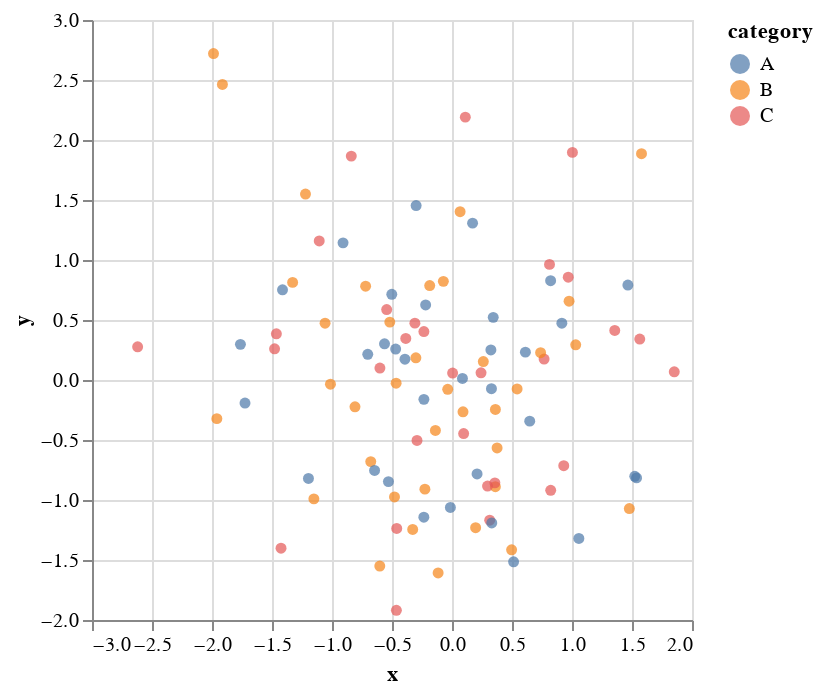

Source (notebook cell):
### Markdown cell above
## Part 2: Interactive Features

altair makes interactivity effortless with built-in methods.

### Basic Interactivity

### Code cell
# Interactive scatter plot with zoom and pan
interactive_chart = alt.Chart(data).mark_circle().encode(
    x='x:Q',
    y='y:Q', 
    color='category:N',
    tooltip=['x', 'y', 'category', 'value']
).interactive()

interactive_chart

### Figure 1 — Vega-Lite specification as saved in the notebook (floating-point values rounded to 4 significant figures)
{"config": {"view": {"continuousWidth": 300, "continuousHeight": 300}}, "data": {"name": "data-3f135e37e5dc61ca039f0f01b2917013"}, "mark": {"type": "circle"}, "encoding": {"color": {"field": "category", "type": "nominal"}, "tooltip": [{"field": "x", "type": "quantitative"}, {"field": "y", "type": "quantitative"}, {"field": "category", "type": "nominal"}, {"field": "value", "type": "quantitative"}], "x": {"field": "x", "type": "quantitative"}, "y": {"field": "y", "type": "quantitative"}}, "params": [{"name": "param_19", "select": {"type": "interval", "encodings": ["x", "y"]}, "bind": "scales"}], "$schema": "https://vega.github.io/schema/vega-lite/v5.20.1.json", "datasets": {"data-3f135e37e5dc61ca039f0f01b2917013": [{"x": 0.4967, "y": -1.415, "category": "B", "size": 20.81, "value": 83.7}, {"x": -0.1383, "y": -0.4206, "category": "B", "size": 40.77, "value": 86.69}, {"x": 0.6477, "y": -0.3427, "category": "A", "size": 18.26, "value": 83.85}, {"x": 1.523, "y": -0.8023, "category": "A", "size": 18.47, "value": 42.61}, {"x": -0.2342, "y": -0.1613, "category": "A", "size": 38.03, "value": 22.26}, {"x": -0.2341, "y": 0.4041, "category": "C", "size": 98.16, "value": 39.67}, {"x": 1.579, "y": 1.886, "category": "B", "size": 25.78, "value": 89.19}, {"x": 0.7674, "y": 0.1746, "category": "C", "size": 11.54, "value": 14.66}, {"x": -0.4695, "y": 0.2576, "category": "A", "size": 78.7, "value": 51.33}, {"x": 0.5426, "y": -0.07445, "category": "B", "size": 82.62, "value": 23.32}, {"x": -0.4634, "y": -1.919, "category": "C", "size": 41.17, "value": 58.13}, {"x": -0.4657, "y": -0.02651, "category": "B", "size": 51.82, "value": 86.31}, {"x": 0.242, "y": 0.06023, "category": "C", "size": 68.48, "value": 88.04}, {"x": -1.913, "y": 2.463, "category": "B", "size": 14.33, "value": 23.67}, {"x": -1.725, "y": -0.1924, "category": "A", "size": 95.42, "value": 90.77}, {"x": -0.5623, "y": 0.3015, "category": "A", "size": 89.8, "value": 59.19}, {"x": -1.013, "y": -0.03471, "category": "B", "size": 33.48, "value": 35.02}, {"x": 0.3142, "y": -1.169, "category": "C", "size": 11.38, "value": 70.82}, {"x": -0.908, "y": 1.143, "category": "A", "size": 94.01, "value": 48.17}, {"x": -1.412, "y": 0.7519, "category": "A", "size": 55.09, "value": 37.8}, {"x": 1.466, "y": 0.791, "category": "A", "size": 58.54, "value": 70.51}, {"x": -0.2258, "y": -0.9094, "category": "B", "size": 71.56, "value": 24.87}, {"x": 0.06753, "y": 1.403, "category": "B", "size": 65.43, "value": 33.03}, {"x": -1.425, "y": -1.402, "category": "C", "size": 94.95, "value": 43.45}, {"x": -0.5444, "y": 0.5869, "category": "C", "size": 94.98, "value": 25.37}, {"x": 0.1109, "y": 2.19, "category": "C", "size": 88.05, "value": 40.52}, {"x": -1.151, "y": -0.9905, "category": "B", "size": 67.28, "value": 57.15}, {"x": 0.3757, "y": -0.5663, "category": "B", "size": 82.09, "value": 74.1}, {"x": -0.6006, "y": 0.09965, "category": "C", "size": 70.95, "value": 76.72}, {"x": -0.2917, "y": -0.5035, "category": "C", "size": 61.6, "value": 82.28}, {"x": -0.6017, "y": -1.551, "category": "B", "size": 21.57, "value": 74.42}, {"x": 1.852, "y": 0.06856, "category": "C", "size": 83.01, "value": 68.1}, {"x": -0.0135, "y": -1.062, "category": "A", "size": 83.86, "value": 23.75}, {"x": -1.058, "y": 0.4736, "category": "B", "size": 66.33, "value": 40.02}, {"x": 0.8225, "y": -0.9194, "category": "C", "size": 83.84, "value": 47.77}, {"x": -1.221, "y": 1.55, "category": "B", "size": 68.63, "value": 8.289}, {"x": 0.2089, "y": -0.7833, "category": "A", "size": 28.6, "value": 52.84}, {"x": -1.96, "y": -0.3221, "category": "B", "size": 34.66, "value": 43.63}, {"x": -1.328, "y": 0.8135, "category": "B", "size": 29.31, "value": 80.21}, {"x": 0.1969, "y": -1.231, "category": "B", "size": 43.95, "value": 97.79}, {"x": 0.7385, "y": 0.2275, "category": "B", "size": 13.51, "value": 55.6}, {"x": 0.1714, "y": 1.307, "category": "A", "size": 65.64, "value": 32.27}, {"x": -0.1156, "y": -1.607, "category": "B", "size": 40.29, "value": 4.34}, {"x": -0.3011, "y": 0.1846, "category": "B", "size": 69.02, "value": 92.46}, {"x": -1.479, "y": 0.2599, "category": "C", "size": 44.69, "value": 91.91}, {"x": -0.7198, "y": 0.7818, "category": "B", "size": 71.35, "value": 25.3}, {"x": -0.4606, "y": -1.237, "category": "C", "size": 40.66, "value": 69.54}, {"x": 1.057, "y": -1.32, "category": "A", "size": 33.46, "value": 7.543}, {"x": 0.3436, "y": 0.5219, "category": "A", "size": 54.64, "value": 16.62}, {"x": -1.763, "y": 0.297, "category": "A", "size": 72.36, "value": 21.68}, {"x": 0.3241, "y": 0.2505, "category": "A", "size": 41.35, "value": 29.45}, {"x": -0.3851, "y": 0.3464, "category": "C", "size": 94.3, "value": 99.58}, {"x": -0.6769, "y": -0.68, "category": "B", "size": 13.53, "value": 69.69}, {"x": 0.6117, "y": 0.2323, "category": "A", "size": 47.62, "value": 38.42}, {"x": 1.031, "y": 0.2931, "category": "B", "size": 97.08, "value": 73.71}, {"x": 0.9313, "y": -0.7144, "category": "C", "size": 59.32, "value": 91.53}, {"x": -0.8392, "y": 1.866, "category": "C", "size": 48.11, "value": 95.87}, {"x": -0.3092, "y": 0.4738, "category": "C", "size": 61.17, "value": 5.786}, {"x": 0.3313, "y": -1.191, "category": "A", "size": 61.83, "value": 39.45}, {"x": 0.9755, "y": 0.6566, "category": "B", "size": 75.85, "value": 10.68}, {"x": -0.4792, "y": -0.9747, "category": "B", "size": 21.49, "value": 33.57}, {"x": -0.1857, "y": 0.7871, "category": "B", "size": 32.5, "value": 16.97}, {"x": -1.106, "y": 1.159, "category": "C", "size": 62.25, "value": 64.68}, {"x": -1.196, "y": -0.8207, "category": "A", "size": 88.04, "value": 38.83}, {"x": 0.8125, "y": 0.9634, "category": "C", "size": 60.57, "value": 22.94}, {"x": 1.356, "y": 0.4128, "category": "C", "size": 31.47, "value": 26.59}, {"x": -0.07201, "y": 0.8221, "category": "B", "size": 71.19, "value": 36.03}, {"x": 1.004, "y": 1.897, "category": "C", "size": 76.59, "value": 25.99}, {"x": 0.3616, "y": -0.2454, "category": "B", "size": 31.44, "value": 45.32}, {"x": -0.6451, "y": -0.7537, "category": "A", "size": 44.0, "value": 3.232}, {"x": 0.3614, "y": -0.8895, "category": "B", "size": 58.09, "value": 27.98}, {"x": 1.538, "y": -0.8158, "category": "A", "size": 54.69, "value": 41.12}, {"x": -0.03583, "y": -0.0771, "category": "B", "size": 45.07, "value": 60.28}, {"x": 1.565, "y": 0.3412, "category": "C", "size": 36.79, "value": 27.1}, {"x": -2.62, "y": 0.2767, "category": "C", "size": 19.0, "value": 13.32}, {"x": 0.8219, "y": 0.8272, "category": "A", "size": 14.81, "value": 7.62}, {"x": 0.08705, "y": 0.013, "category": "A", "size": 96.27, "value": 94.05}, {"x": -0.299, "y": 1.454, "category": "A", "size": 86.24, "value": 41.66}, {"x": 0.09176, "y": -0.2647, "category": "B", "size": 41.94, "value": 58.12}, {"x": -1.988, "y": 2.72, "category": "B", "size": 96.11, "value": 91.92}, {"x": -0.2197, "y": 0.6257, "category": "A", "size": 70.91, "value": 8.275}, {"x": 0.3571, "y": -0.8572, "category": "C", "size": 53.43, "value": 87.67}, {"x": 1.478, "y": -1.071, "category": "B", "size": 54.37, "value": 55.16}, {"x": -0.5183, "y": 0.4825, "category": "B", "size": 17.5, "value": 16.48}, {"x": -0.8085, "y": -0.2235, "category": "B", "size": 18.25, "value": 41.13}, {"x": -0.5018, "y": 0.714, "category": "A", "size": 64.22, "value": 77.76}, {"x": 0.9154, "y": 0.4732, "category": "A", "size": 59.83, "value": 48.04}, {"x": 0.3288, "y": -0.07283, "category": "A", "size": 29.15, "value": 98.53}, {"x": -0.5298, "y": -0.8468, "category": "A", "size": 95.16, "value": 37.67}, {"x": 0.5133, "y": -1.515, "category": "A", "size": 80.32, "value": 74.96}, {"x": 0.09708, "y": -0.4465, "category": "C", "size": 20.21, "value": 39.3}, {"x": 0.9686, "y": 0.8564, "category": "C", "size": 93.78, "value": 82.92}, {"x": -0.7021, "y": 0.2141, "category": "A", "size": 97.68, "value": 56.91}, {"x": -0.3277, "y": -1.246, "category": "B", "size": 99.63, "value": 6.351}, {"x": -0.3921, "y": 0.1732, "category": "A", "size": 15.03, "value": 3.682}, {"x": -1.464, "y": 0.3853, "category": "C", "size": 76.33, "value": 13.39}, {"x": 0.2961, "y": -0.8839, "category": "C", "size": 59.13, "value": 1.367}, {"x": 0.2611, "y": 0.1537, "category": "B", "size": 73.52, "value": 7.536}, {"x": 0.005113, "y": 0.05821, "category": "C", "size": 97.18, "value": 69.17}, {"x": -0.2346, "y": -1.143, "category": "A", "size": 71.92, "value": 53.43}]}}
